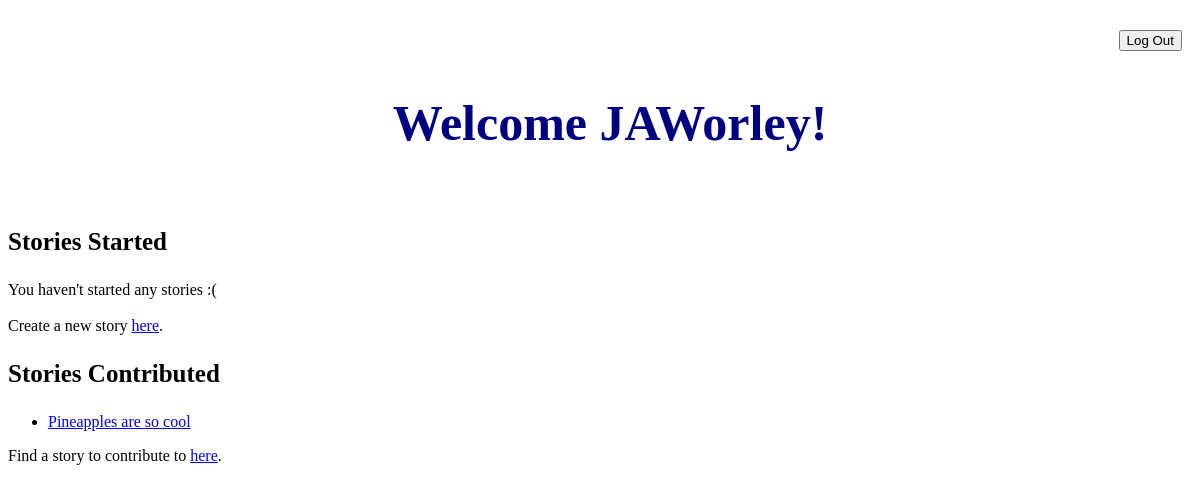
The page /index (signed in) on the database as committed earlier.
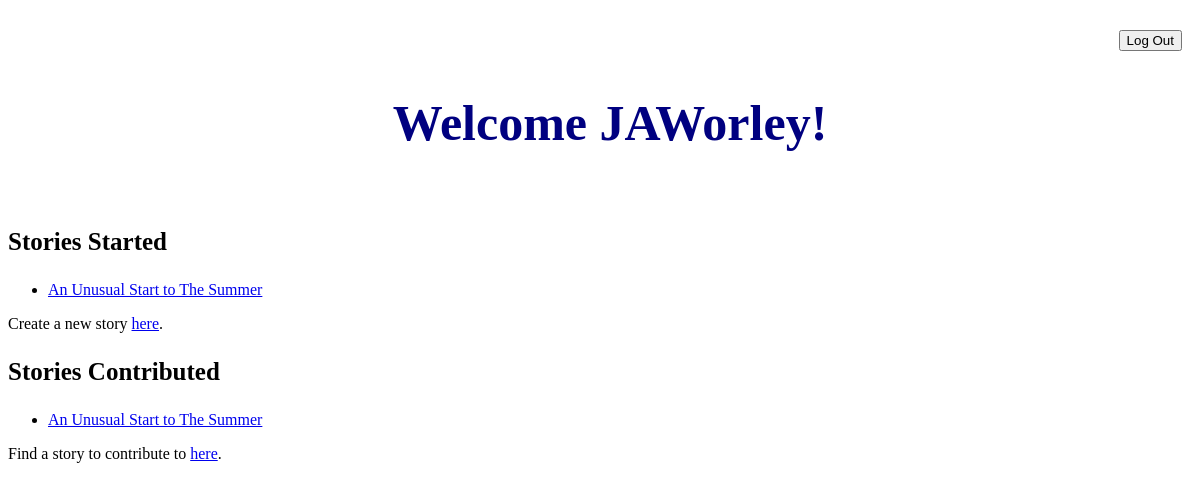
The same page on the database as committed later.
### tables this page shows
CREATE TABLE users (
                    id           INTEGER PRIMARY KEY,
                    username     TEXT,
                    password     TEXT
                );

CREATE TABLE stories (
                    storyID     INTEGER PRIMARY KEY,
                    title       TEXT,
                    summary     TEXT,
                    usrID       INTEGER
                );

### __init__.py (the view)
@app.route("/")
@app.route("/index")
def index():
    if 'username' in session:
        '''Get the stories they've contributed to via user id
            preferably in a certain type of format (probs make sep method for this)'''
        return render_template(
            "homepage.html",
            username = session['username'],
            currUsrSess = currentUser(session['user_id'])
        )
    '''If not logged in redirected to guest page'''
    return render_template("landing_site.html")

### cheats.py (called while the page is built)
def execute(command):
    with sqlite3.connect(DB_FILE) as db:
            c = db.cursor()
            result = c.execute(command)
            db.commit()
    return result

### currentUser.py (called while the page is built)
    def get_stories(self):
        data = execute('SELECT * FROM `stories` WHERE `stories`.usrID=%d' % self.id).fetchall()
        if len(data) == 0:
            return None
        stories = list()
        for s in data:
            stories.append(Story(s[0]))
        return stories

    def get_contributions(self):
        data = execute('SELECT storyID FROM `story_db` WHERE `story_db`.usrID=%d' % self.id).fetchall()
        if len(data) == 0:
            return None
        stories = list()
        for s in data:
            stories.append(Story(s[0]))
        return stories

### templates/homepage.html (shortened to what this page needs)
<!DOCTYPE html>
<html>
    <head>
        <link rel="stylesheet" type="text/css" href="/static/css/style.css">
    </head>
    {% block content %}
    <body>
        <div class = "header">
            <div class = "logoutbutton">
                <form action="{{ url_for('logout')}}">
                    <input type="submit", name = "logout", value = "Log Out">
                </form>
            </div>
            <h2> Welcome {{username}}! </h2>
        </div>
        <h3>Stories Started</h3>
            {% if currUsrSess.get_stories() is none %}
                {% set word = 'one' %}
                <p>You haven't started any stories :(</p>
            {% else %}
                {% set word = 'another' %}
                <ul>
                {%  for story in currUsrSess.get_stories() %}
                    <li>
                        <a href="{{ url_for('showStory', id=story.id) }}">{{ story.title }}</a>
                    </li>
                {%  endfor %}
                </ul>
            {% endif %}
        <p>Create a new story <a href="{{ url_for('newStory') }}">here</a>.</p>
        <h3>Stories Contributed</h3>
            {% if currUsrSess.get_contributions() is none %}
                {% set word = 'one' %}
                <p>You haven't contributed to any stories :(</p>
            {% else %}
                {% set word = 'more' %}
                <ul>
                {%  for story in currUsrSess.get_contributions() %}
                    <li>
                        <a href="{{ url_for('showStory', id=story.id) }}">{{ story.title }}</a>
                    </li>
                {%  endfor %}
                </ul>
            {% endif %}
            <p>Find a story to contribute to <a href="{{ url_for('stories') }}">here</a>.</p>
    </body>
    {% endblock content %}
</html>

### static/css/style.css (style rules this page uses)
body { background-color:white; }
.header { padding: 10px; text-align: center; background: white; color: white; font-size: 30px; }
.logoutbutton { background-color:white; text-align:right; }
h2 { font-size: 50px; color: navy; margin-left: 20px; }
h3 { font-size: 25px; }
p { margin: 0 0 1.15em; }

Rows that differ between the two databases and show on the page:
removed stories: title "Pineapples are so cool", shown under "Stories Contributed"
added stories: title "An Unusual Start to The Summer"
Other text that changed with them:
text no longer shown: "You haven't started any stories :("
